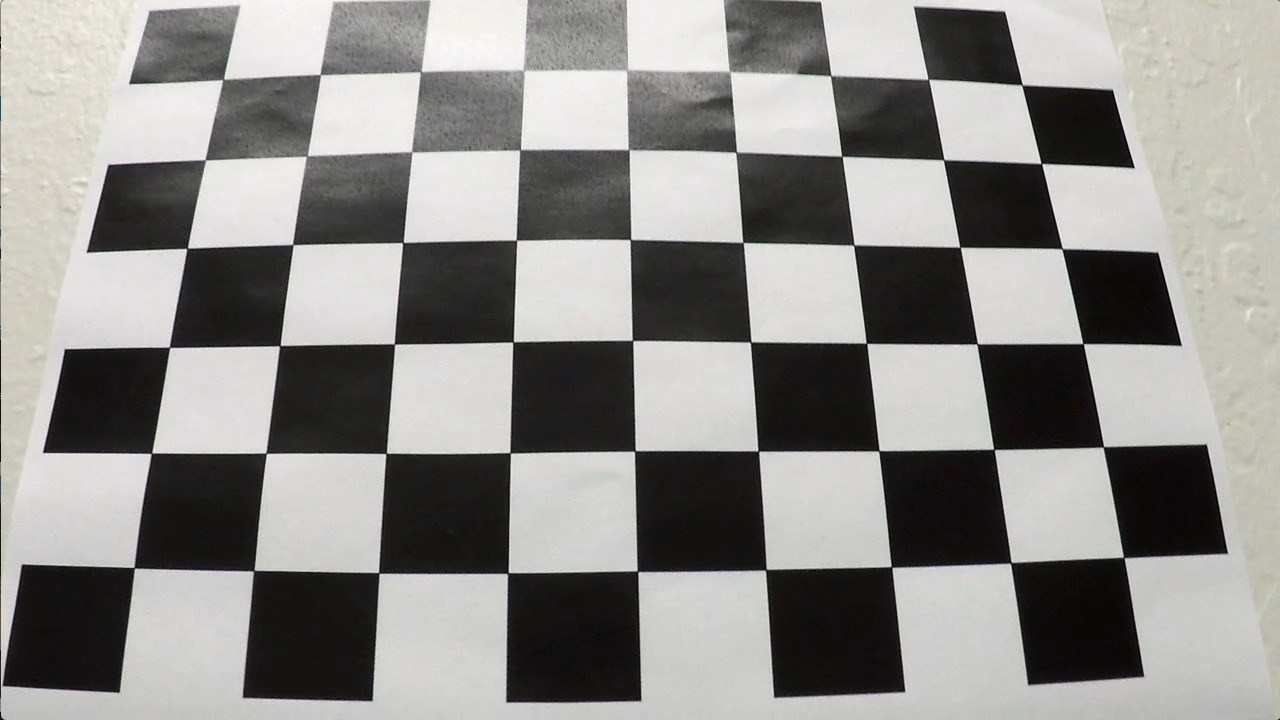
#> input picture P4 images/calibration3.jpg, 1280 x 720 px, given as the content of the folder Car Engineer/P4/CarND-Advanced-Lane-Lines-master/camera_cal/, which was not available
$ jupyter execute --allow-errors P4_ver3.ipynb   (shell and % lines are left out)   (Python 2 division)   (older library calls are emulated)
#> lines starting #> are read from the running program, lines starting #| are printed output that depends on the picture; pictures that were not available may be replaced by others from this repository, and a replacement may not be noted
[cell 1]
import pickle
import cv2
import numpy as np
import matplotlib.pyplot as plt
import matplotlib.image as mpimg
import pickle
import os

[cell 2]
import glob
from moviepy.editor import VideoFileClip
from IPython.display import HTML
from moviepy.video.io.VideoFileClip import VideoFileClip
from scipy import misc

[cell 3]
#Extract object points and image points - FULL CREDIT TO UDACITY's/Ryan Keenan's Github

[cell 4]
# prepare object points, like (0,0,0), (1,0,0), (2,0,0) ....,(6,5,0)
objp = np.zeros((6*9,3), np.float32)
objp[:,:2] = np.mgrid[0:9, 0:6].T.reshape(-1,2)

# Arrays to store object points and image points from all the images.
objpoints = [] # 3d points in real world space
imgpoints = [] # 2d points in image plane.

# Make a list of calibration images
#images = glob.glob('D:/Self Driving Car Engineer/P4/calibration_wide/GO*.jpg')


PATH= "D:/Self Driving Car Engineer/P4/CarND-Advanced-Lane-Lines-master/camera_cal/"
images =os.listdir(PATH)

for i in range(len(images)):
    img = (cv2.imread(PATH+images[i])) #original image
#> img is the input picture: shape (720, 1280, 3); mean B, G, R 138.1, 141, 141.8
    # Step through the list and search for chessboard corners
    #for idx, fname in enumerate(images):
    #img = cv2.imread(fname)
    gray = cv2.cvtColor(img, cv2.COLOR_BGR2GRAY)

    # Find the chessboard corners
    ret, corners = cv2.findChessboardCorners(gray, (9,6), None)
#> ret = True; corners = 54 rows, first 8: [224.4, 78.44], [319.5, 74.21], [421.5, 70.78], [524.5, 70.76], [625.8, 70.84], [729.5, 71.51], [830.6, 75.96], [927.9, 78.63]

    # If found, add object points, image points
    if ret == True:
        objpoints.append(objp)
        imgpoints.append(corners)

        # Draw and display the corners
        cv2.drawChessboardCorners(img, (9,6), corners, ret)
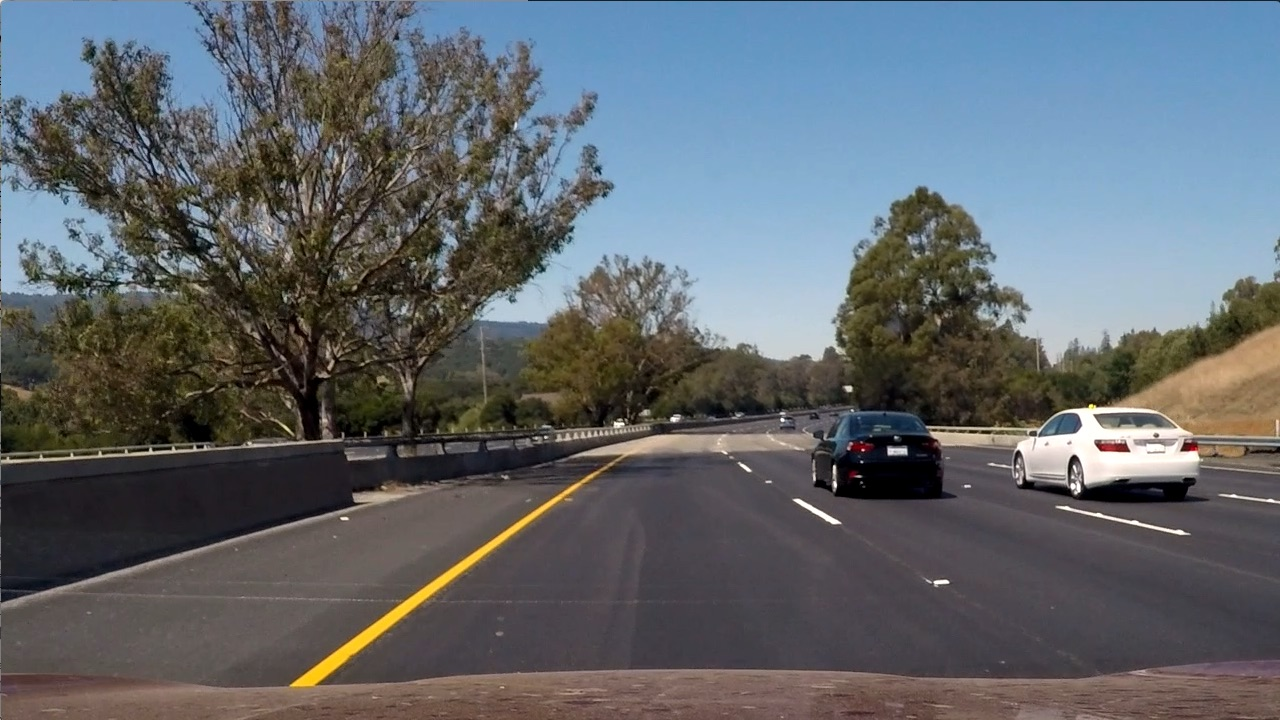
#> input picture P4 images/test6.jpg, 1280 x 720 px, found by its file name
#> further down, image is the input picture: shape (720, 1280, 3); mean R, G, B 97, 102.6, 107.9
        #write_name = 'corners_found'+str(idx)+'.jpg'
        #cv2.imwrite(write_name, img)
        cv2.imshow('img', img)
        cv2.waitKey(500)

    #save  the points for further use
    np.save('D:/Self Driving Car Engineer/P4/data/objpoints', objpoints)
    np.save('D:/Self Driving Car Engineer/P4/data/imgpoints', imgpoints)

cv2.destroyAllWindows()

[cell 5]
def undistort(img):
    gray = cv2.cvtColor(img,cv2.COLOR_BGR2GRAY)
    calibration = cv2.calibrateCamera(objpoints, imgpoints, gray.shape[::-1], None,None) #gives calibration matrix
#> calibration = (1.12, [[1364.2, 0, 697.7], [0, 1379.1, 344.7], [0, 0, 1]], [[-0.327, -0.363, 0.018, -0.00245, 1.48]], ([-0.514, -0.0895, -0.0234],), ([-4.67, -2.64, 12.53],))
    return cv2.undistort(img, calibration[1] , calibration[2], None, calibration[1]) #takes calibration matrix, undistort image

[cell 6]
#colour and gradient threshold

[cell 7]
#All in one????

[cell 8]
def threshold(img, s_thresh=(180, 253), sx_thresh=(15, 190)):

    #
    # Convert to HSV color space and separate the V channel
#> called with s_thresh = (180, 253), sx_thresh = (15, 190)
    hsv = cv2.cvtColor(img, cv2.COLOR_RGB2HLS).astype(np.float)
    #hls = cv2.cvtColor(img, cv2.COLOR_RGB2HLS)
    l_channel = hsv[:,:,1]
    s_channel = hsv[:,:,2]


    # Sobel x
    sobelx = cv2.Sobel(l_channel, cv2.CV_64F, 1, 0) # Take the derivative in x
    abs_sobelx = np.absolute(sobelx) # Absolute x derivative to accentuate lines away from horizontal
    scaled_sobel = np.uint8(255*abs_sobelx/np.max(abs_sobelx))

    # Threshold x gradient

    sxbinary = np.zeros_like(scaled_sobel)
    sxbinary[(scaled_sobel >= sx_thresh[0]) & (scaled_sobel <= sx_thresh[1])] = 1

    # Threshold color channel
    s_binary = np.zeros_like(s_channel)
    s_binary[(s_channel >= s_thresh[0]) & (s_channel <= s_thresh[1])] = 1

    # Stack each channel to view their individual contributions in green and blue respectively
    # This returns a stack of the two binary images, whose components you can see as different colors
    color_binary = np.dstack(( np.zeros_like(sxbinary), sxbinary, s_binary))

    # Combine the two binary thresholds
    combined_binary = np.zeros_like(sxbinary)
    combined_binary[(s_binary == 1) | (sxbinary == 1)] = 1

    return combined_binary

[cell 9]
image = mpimg.imread('D:/Self Driving Car Engineer/P4/CarND-Advanced-Lane-Lines-master/test_images/test6.jpg')
plt.imshow(image) #the image is 1280 by 720

[cell 10]
a = undistort(image)
plt.imshow(a) #image is undistorted slightly at the edges

[cell 11]
#Perspective Transform

[cell 12]
trapezium = src = np.float32([[580, 460],[700, 460],[1040, 680],[260, 680], ])

rectangle = np.float32([[260, 0],[1040, 0],[1040, 720],[260, 720],])

transform = cv2.getPerspectiveTransform(trapezium, rectangle)
INVtransform = cv2.getPerspectiveTransform(rectangle, trapezium)

def warp(img):
    #
    trapezium = np.float32([[580, 460],[700, 460],[1040, 680],[260, 680], ])
    rectangle = np.float32([[260, 0],[1040, 0],[1040, 720],[260, 720],])
    transform = cv2.getPerspectiveTransform(trapezium, rectangle)
    INVtransform = cv2.getPerspectiveTransform(rectangle, trapezium)

    return cv2.warpPerspective(img, transform, (img.shape[1], img.shape[0]),flags=cv2.INTER_LINEAR)

[cell 13]
def unwarp(img):
        return cv2.warpPersective(img, INVtransform,(img.shape[1], img.shape[0]),flags=cv2.INTER_LINEAR)

[cell 14]
z = warp(a)
plt.imshow(z)

[cell 15]
def pipeline(original):

    undistorted = undistort(original)
    misc.imsave('D:/Self Driving Car Engineer/P4/output_images/undistorted.jpg', undistorted)

    img = threshold(undistorted)
    misc.imsave('D:/Self Driving Car Engineer/P4/output_images/thresholded.jpg', img)

    binary_warped = warp(img)
    misc.imsave('D:/Self Driving Car Engineer/P4/output_images/warped.jpg', binary_warped)

    # Assuming you have created a warped binary image called "binary_warped"
    # Take a histogram of the bottom half of the image
    histogram = np.sum(binary_warped[binary_warped.shape[0]/2:,:], axis=0)
#> histogram = 1280 values, max 180 at index 348, min 0 at index 5, mean 13.99
    # Create an output image to draw on and  visualize the result
    out_img = np.dstack((binary_warped, binary_warped, binary_warped))*255
    # Find the peak of the left and right halves of the histogram
    # These will be the starting point for the left and right lines
    midpoint = np.int(histogram.shape[0]/2)
    leftx_base = np.argmax(histogram[:midpoint])
#> leftx_base = 348
    rightx_base = np.argmax(histogram[midpoint:]) + midpoint
#> rightx_base = 1161

    # Choose the number of sliding windows
    nwindows = 9
    # Set height of windows
    window_height = np.int(binary_warped.shape[0]/nwindows)
    # Identify the x and y positions of all nonzero pixels in the image
    nonzero = binary_warped.nonzero()
#> nonzero = 57850 positions, rows 0 to 719, columns 0 to 1279
    nonzeroy = np.array(nonzero[0])
    nonzerox = np.array(nonzero[1])
    # Current positions to be updated for each window
    leftx_current = leftx_base
#> leftx_current = 348
    rightx_current = rightx_base
#> rightx_current = 1161
    # Set the width of the windows +/- margin
    margin = 100
    # Set minimum number of pixels found to recenter window
    minpix = 50
    # Create empty lists to receive left and right lane pixel indices
    left_lane_inds = []
    right_lane_inds = []

    #  Step through the windows one by one
    for window in range(nwindows):
        # Identify window boundaries in x and y (and right and left)
        win_y_low = binary_warped.shape[0] - (window+1)*window_height
        win_y_high = binary_warped.shape[0] - window*window_height
        win_xleft_low = leftx_current - margin
        win_xleft_high = leftx_current + margin
        win_xright_low = rightx_current - margin
        win_xright_high = rightx_current + margin
        # Draw the windows on the visualization image
        cv2.rectangle(out_img,(win_xleft_low,win_y_low),(win_xleft_high,win_y_high),(0,255,0), 2)
        cv2.rectangle(out_img,(win_xright_low,win_y_low),(win_xright_high,win_y_high),(0,255,0), 2)
        # Identify the nonzero pixels in x and y within the window
        good_left_inds = ((nonzeroy >= win_y_low) & (nonzeroy < win_y_high) & (nonzerox >= win_xleft_low) & (nonzerox < win_xleft_high)).nonzero()[0]
        good_right_inds = ((nonzeroy >= win_y_low) & (nonzeroy < win_y_high) & (nonzerox >= win_xright_low) & (nonzerox < win_xright_high)).nonzero()[0]
        # Append these indices to the lists
        left_lane_inds.append(good_left_inds)
        right_lane_inds.append(good_right_inds)
        # If you found > minpix pixels, recenter next window on their mean position
        if len(good_left_inds) > minpix:
            leftx_current = np.int(np.mean(nonzerox[good_left_inds]))
        if len(good_right_inds) > minpix:
            rightx_current = np.int(np.mean(nonzerox[good_right_inds]))
#> this loop made 9 passes
#> (win_xleft_low, win_xleft_high, win_xright_low, win_xright_high, leftx_current, rightx_current) on passes 1, 3, 4, 6: (248, 448, 1061, 1261, 311, 1118), (226, 426, 1018, 1218, 341, 1143), (241, 441, 1043, 1243, 356, 1153), (279, 479, 1053, 1253, 404, 1193)
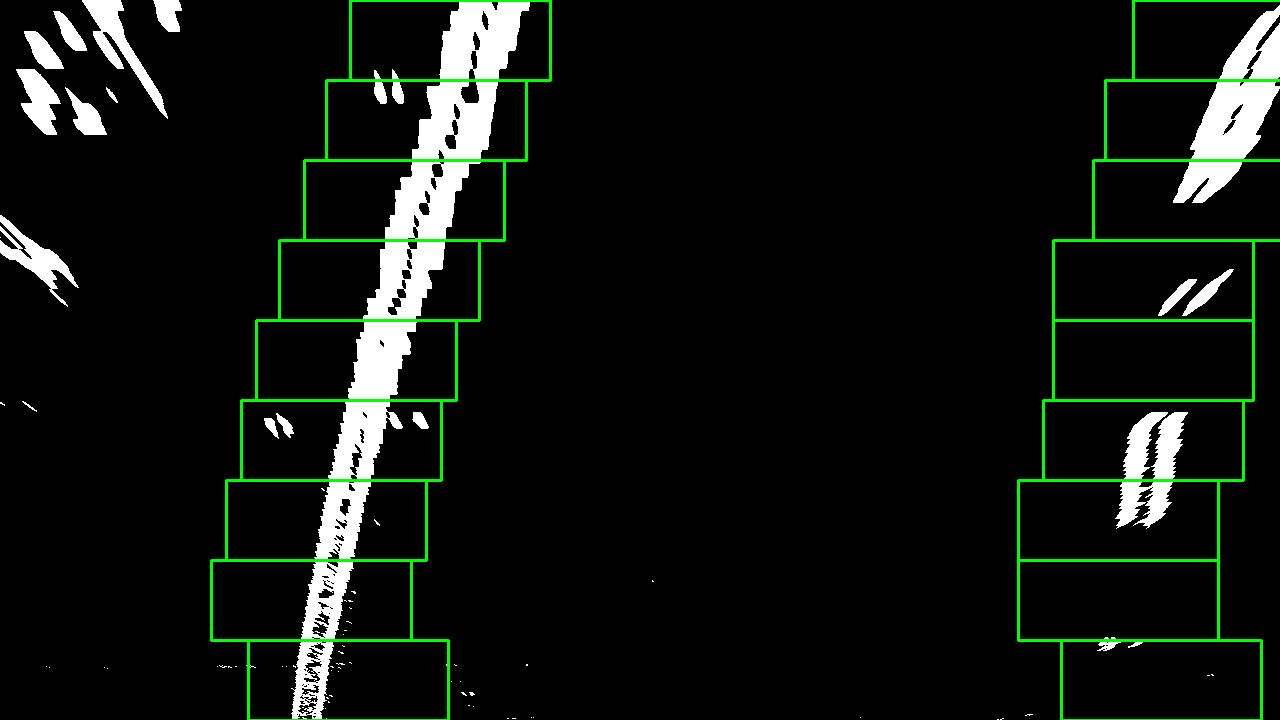
#> out_img: shape (720, 1280, 3); mean of channels 0, 1, 2 15.5, 20.8, 15.5; drawn as B, G, R
#> after the loop, left_lane_inds = 9 items; right_lane_inds = 9 items

    # Concatenate the arrays of indices
    left_lane_inds = np.concatenate(left_lane_inds)
    right_lane_inds = np.concatenate(right_lane_inds)
#> right_lane_inds = 14858 values, max 56777 at index 213, min 778 at index 12327, mean 28333.8

    # Extract left and right line pixel positions
    leftx = nonzerox[left_lane_inds]
    lefty = nonzeroy[left_lane_inds]
    rightx = nonzerox[right_lane_inds]
#> rightx = 14858 values, max 1279 at index 7960, min 1097 at index 199, mean 1203.9
    righty = nonzeroy[right_lane_inds]
#> righty = 14858 values, max 675 at index 209, min 5 at index 12327, mean 240.7

    # Fit a second order polynomial to each
    left_fit = np.polyfit(lefty, leftx, 2)
#> left_fit = [0.00014, -0.364, 492.5]
    right_fit = np.polyfit(righty, rightx, 2)
#> right_fit = [0.000202, -0.359, 1272.6]


    '''#plot the image
    ploty = np.linspace(0, binary_warped.shape[0]-1, binary_warped.shape[0] )
    left_fitx = left_fit[0]*ploty**2 + left_fit[1]*ploty + left_fit[2]
    right_fitx = right_fit[0]*ploty**2 + right_fit[1]*ploty + right_fit[2]

    out_img[nonzeroy[left_lane_inds], nonzerox[left_lane_inds]] = [255, 0, 0]
    out_img[nonzeroy[right_lane_inds], nonzerox[right_lane_inds]] = [0, 0, 255]
    plt.imshow(out_img)
    plt.plot(left_fitx, ploty, color='yellow')
    plt.plot(right_fitx, ploty, color='yellow')
    plt.xlim(0, 1280)
    plt.ylim(720, 0)'''


    # Assume you now have a new warped binary image
    # from the next frame of video (also called "binary_warped")
    # It's now much easier to find line pixels!
    nonzero = binary_warped.nonzero()
    nonzeroy = np.array(nonzero[0])
    nonzerox = np.array(nonzero[1])
    margin = 100
    left_lane_inds = ((nonzerox > (left_fit[0]*(nonzeroy**2) + left_fit[1]*nonzeroy + left_fit[2] - margin)) & (nonzerox < (left_fit[0]*(nonzeroy**2) + left_fit[1]*nonzeroy + left_fit[2] + margin)))
    right_lane_inds = ((nonzerox > (right_fit[0]*(nonzeroy**2) + right_fit[1]*nonzeroy + right_fit[2] - margin)) & (nonzerox < (right_fit[0]*(nonzeroy**2) + right_fit[1]*nonzeroy + right_fit[2] + margin)))

    # Again, extract left and right line pixel positions
    leftx = nonzerox[left_lane_inds]
    lefty = nonzeroy[left_lane_inds]
    rightx = nonzerox[right_lane_inds]
#> rightx = 14867 values, max 1279 at index 0, min 1025 at index 14864, mean 1203.8
    righty = nonzeroy[right_lane_inds]
#> righty = 14867 values from 5 to 715
    # Fit a second order polynomial to each
    left_fit = np.polyfit(lefty, leftx, 2)
#> left_fit = [0.000137, -0.362, 492.4]
    right_fit = np.polyfit(righty, rightx, 2)
#> right_fit = [0.000184, -0.35, 1271.8]


    # Generate x and y values for plotting
    ploty = np.linspace(0, binary_warped.shape[0]-1, binary_warped.shape[0] )
    left_fitx = left_fit[0]*ploty**2 + left_fit[1]*ploty + left_fit[2]
#> left_fitx = 720 values, max 492.4 at index 0, min 302.6 at index 719, mean 385.7
    right_fitx = right_fit[0]*ploty**2 + right_fit[1]*ploty + right_fit[2]
#> right_fitx = 720 values, max 1271.8 at index 0, min 1115.4 at index 719, mean 1177.8


    # Create an image to draw on and an image to show the selection window
    #out_img = np.dstack((binary_warped, binary_warped, binary_warped))*255
    #window_img = np.zeros_like(out_img)
    # Color in left and right line pixels
    out_img[nonzeroy[left_lane_inds], nonzerox[left_lane_inds]] = [255, 0, 0]
    out_img[nonzeroy[right_lane_inds], nonzerox[right_lane_inds]] = [0, 0, 255]

    # Generate a polygon to illustrate the search window area
    # And recast the x and y points into usable format for cv2.fillPoly()
    left_line_window1 = np.array([np.transpose(np.vstack([left_fitx-margin, ploty]))])
#> left_line_window1 = 720 pairs, first value 202.6 to 392.4, second value 0 to 719
    left_line_window2 = np.array([np.flipud(np.transpose(np.vstack([left_fitx+margin, ploty])))])
#> left_line_window2 = 720 pairs, first value 402.6 to 592.4, second value 0 to 719
    left_line_pts = np.hstack((left_line_window1, left_line_window2))
#> left_line_pts = 1440 pairs, first value 202.6 to 592.4, second value 0 to 719
    right_line_window1 = np.array([np.transpose(np.vstack([right_fitx-margin, ploty]))])
#> right_line_window1 = 720 pairs, first value 1015.4 to 1171.8, second value 0 to 719
    right_line_window2 = np.array([np.flipud(np.transpose(np.vstack([right_fitx+margin, ploty])))])
#> right_line_window2 = 720 pairs, first value 1215.4 to 1371.8, second value 0 to 719
    right_line_pts = np.hstack((right_line_window1, right_line_window2))
#> right_line_pts = 1440 pairs, first value 1015.4 to 1371.8, second value 0 to 719

    '''# Draw the lane onto the warped blank image
    cv2.fillPoly(window_img, np.int_([left_line_pts]), (0,255, 0))
    cv2.fillPoly(window_img, np.int_([right_line_pts]), (0,255, 0))
    result = cv2.addWeighted(out_img, 1, window_img, 0.3, 0)
    plt.imshow(result)
    plt.plot(left_fitx, ploty, color='yellow')
    plt.plot(right_fitx, ploty, color='yellow')
    plt.xlim(0, 1280)
    plt.ylim(720, 0)'''


    #drawing the lines  back onto the road
    # Create an image to draw the lines on

    warp_zero = np.zeros_like(binary_warped).astype(np.uint8)
    #print('shape of warp zero')
    #print(warp_zero.shape)

    color_warp = np.dstack((warp_zero, warp_zero, warp_zero))
    #print('shape of colour warp')
    #print(color_warp.shape)

    #color_warp = np.zeros_like(binary_warped).astype(np.uint8)

    # Recast the x and y points into usable format for cv2.fillPoly()
    pts_left = np.array([np.transpose(np.vstack([left_fitx, ploty]))])
#> pts_left = 720 pairs, first value 302.6 to 492.4, second value 0 to 719
    pts_right = np.array([np.flipud(np.transpose(np.vstack([right_fitx, ploty])))])
#> pts_right = 720 pairs, first value 1115.4 to 1271.8, second value 0 to 719
    pts = np.hstack((pts_left, pts_right))
#> pts = 1440 pairs, first value 302.6 to 1271.8, second value 0 to 719
    #print('these are points')
    #print(pts)
    pts = np.array(pts, dtype=np.int32)
#> pts = 1440 pairs, first value 302 to 1271, second value 0 to 719

    # Draw the lane onto the warped blank image
    cv2.fillPoly(color_warp, pts, (0,255, 0))  #i used warp_zero instead of colour_warp

    # Warp the blank back to original image space using inverse perspective matrix (Minv)
    newwarp = cv2.warpPerspective(color_warp, INVtransform, (binary_warped.shape[1], binary_warped.shape[0]))
    # [6 lines of commented-out code are left out]

    result = cv2.addWeighted(undistorted, 1, newwarp, 0.3, 0)
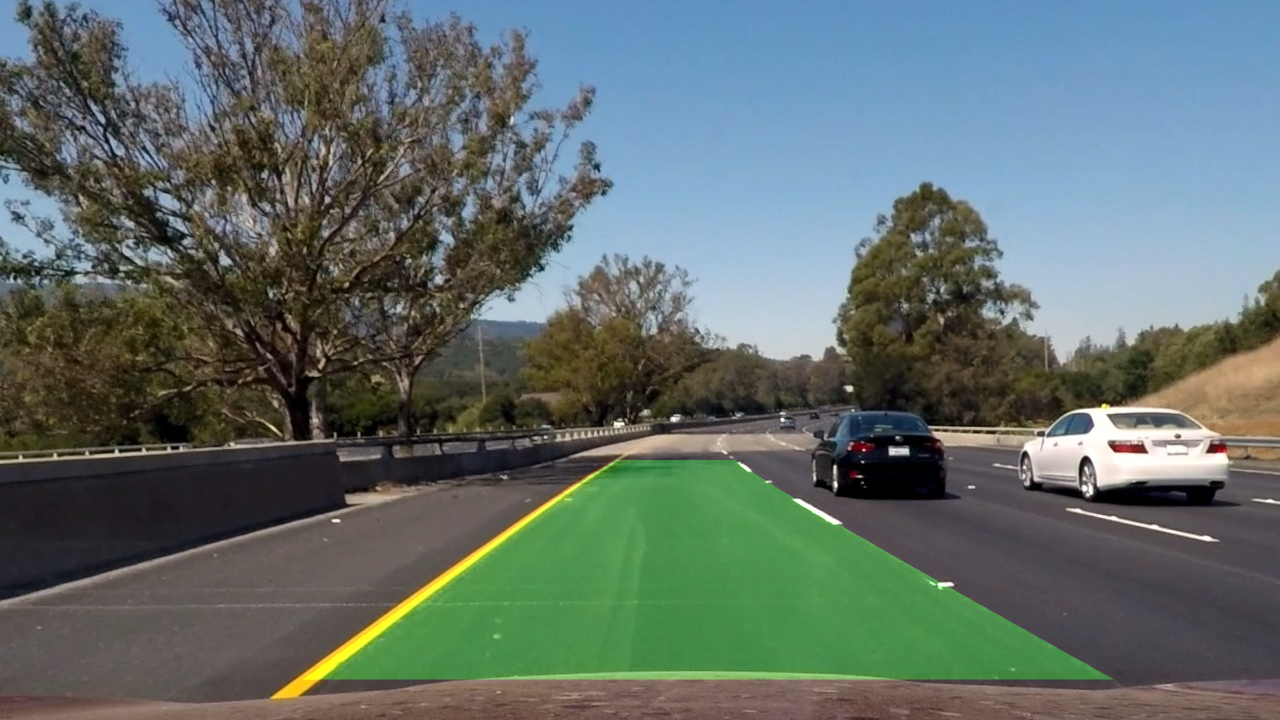
#> result: shape (720, 1280, 3); mean R, G, B 96.6, 109.9, 105.9

    plt.imshow(result)
#> (this line was passed over: IPython is not available in this run)


    return
